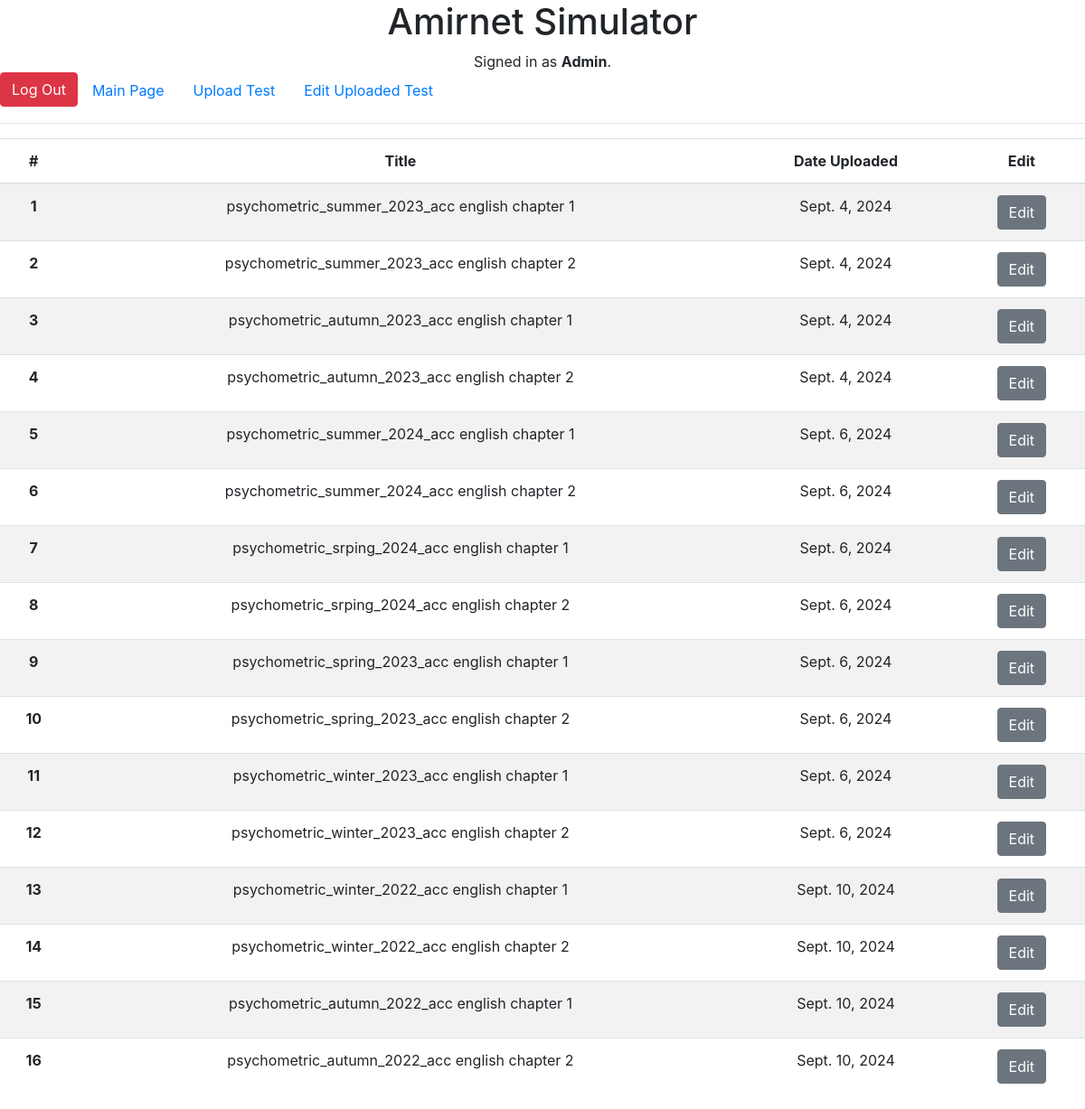
The app's page /edit_uploaded_test (signed in) with its own data.
### Simulator/models.py (models this page shows, shortened)
class User(AbstractUser):
    GENDER_CHOICES = [
        ('M','Male'),
        ('F','Female'),
        ('O','Other')
    ]
    first_name = models.CharField(max_length=30, blank=False)
    last_name = models.CharField(max_length=30, blank=False)
    gender = models.CharField(max_length=1, choices=GENDER_CHOICES, blank=True)
    email = models.EmailField(unique=True)
    joining_date = models.DateField(auto_now_add=True)
    USERNAME_FIELD = 'email'
    REQUIRED_FIELDS = ['username','first_name','last_name','gender']

class Test(models.Model):
    title = models.CharField(max_length=30)
    create_date = models.DateField(auto_now_add=True)
    chapters = models.ManyToManyField(Chapter, through='TestChapter')

### Simulator/views.py (the view, shortened to what this page needs)
# urls.py: path("edit_uploaded_test",views.edit_uploaded_test,name="edit_uploaded_test"),
@user_passes_test(lambda u: u.is_superuser, login_url='login')
def edit_uploaded_test(request):
    uploaded_tests = Test.objects.all()
    return render(request,'Simulator/edit_test_selection.html',{
        'uploaded_tests': uploaded_tests
    })

### Simulator/templates/Simulator/edit_test_selection.html (shortened to what this page needs)
{% extends 'Simulator/layout.html' %}
{% block body %}
{% if uploaded_tests %}
<table class="table table-striped">
    <thead>
    <tr><th>#</th><th>Title</th><th>Date Uploaded</th><th>Edit</th></tr>
    </thead>
    <tbody>
        {% for test in uploaded_tests %}
        <tr>
            <th>{{forloop.counter}}</th>
            <td>{{test.title}}</td>
            <td>{{test.create_date}}</td>
            <td>
                <form method="post" action="{% url 'edit_uploaded_test'%}">
                    <button class="btn btn-secondary" type="submit">Edit</button>
                </form>
            </td>
        </tr>
        {% endfor %}
    </tbody>
</table>
{% endif %}
{% endblock %}

### Simulator/templates/Simulator/layout.html (shortened to what this page needs)
{% load static %}
<!DOCTYPE html>
<html lang="en">
    <head>
        <link rel="stylesheet" href="https://stackpath.bootstrapcdn.com/bootstrap/4.4.1/css/bootstrap.min.css">
        <link href="{% static 'Simulator/styles.css' %}" rel="stylesheet">
    </head>
    <body>
        <h1>Amirnet Simulator</h1>
        <div>
            {% if user.is_authenticated %}
                Signed in as <strong>{{ user.username }}</strong>.
            {% else %}
                Not signed in.
            {% endif %}
        </div>
        <ul class="nav">
            <li class="nav-item">
                <a class="btn btn-danger" href="{% url 'logout' %}">Log Out</a>
            </li>
            <li class="nav-item">
                <a class="nav-link" href="{% url 'index' %}">Main Page</a>
            </li>
            {% if user.is_authenticated and user.is_superuser %}
            <li class="nav-item">
                <a class="nav-link" href="{% url 'upload' %}">Upload Test</a>
            </li>
            <li>
                <a class="nav-link" href="{% url 'edit_uploaded_test' %}">Edit Uploaded Test</a>
            </li>
            {% endif %}
        </ul>
        <hr>
        {% block body %}
        {% endblock %}
    </body>
</html>

### Simulator/static/Simulator/styles.css (style rules this page uses)
body { text-align: center; }
div { text-align: center; }
.nav { text-align: center; }

### records on screen
User: username "Admin"
Test: title "psychometric_summer_2023_acc english chapter 1", create_date "Sept. 4, 2024"
Test: title "psychometric_summer_2023_acc english chapter 2", create_date "Sept. 4, 2024"
Test: title "psychometric_autumn_2023_acc english chapter 1", create_date "Sept. 4, 2024"
Test: title "psychometric_autumn_2023_acc english chapter 2", create_date "Sept. 4, 2024"
Test: title "psychometric_summer_2024_acc english chapter 1", create_date "Sept. 6, 2024"
Test: title "psychometric_summer_2024_acc english chapter 2", create_date "Sept. 6, 2024"
Test: title "psychometric_srping_2024_acc english chapter 1", create_date "Sept. 6, 2024"
Test: title "psychometric_srping_2024_acc english chapter 2", create_date "Sept. 6, 2024"
Test: title "psychometric_spring_2023_acc english chapter 1", create_date "Sept. 6, 2024"
Test: title "psychometric_spring_2023_acc english chapter 2", create_date "Sept. 6, 2024"
Test: title "psychometric_winter_2023_acc english chapter 1", create_date "Sept. 6, 2024"
Test: title "psychometric_winter_2023_acc english chapter 2", create_date "Sept. 6, 2024"
Test: title "psychometric_winter_2022_acc english chapter 1", create_date "Sept. 10, 2024"
Test: title "psychometric_winter_2022_acc english chapter 2", create_date "Sept. 10, 2024"
Test: title "psychometric_autumn_2022_acc english chapter 1", create_date "Sept. 10, 2024"
Test: title "psychometric_autumn_2022_acc english chapter 2", create_date "Sept. 10, 2024"
